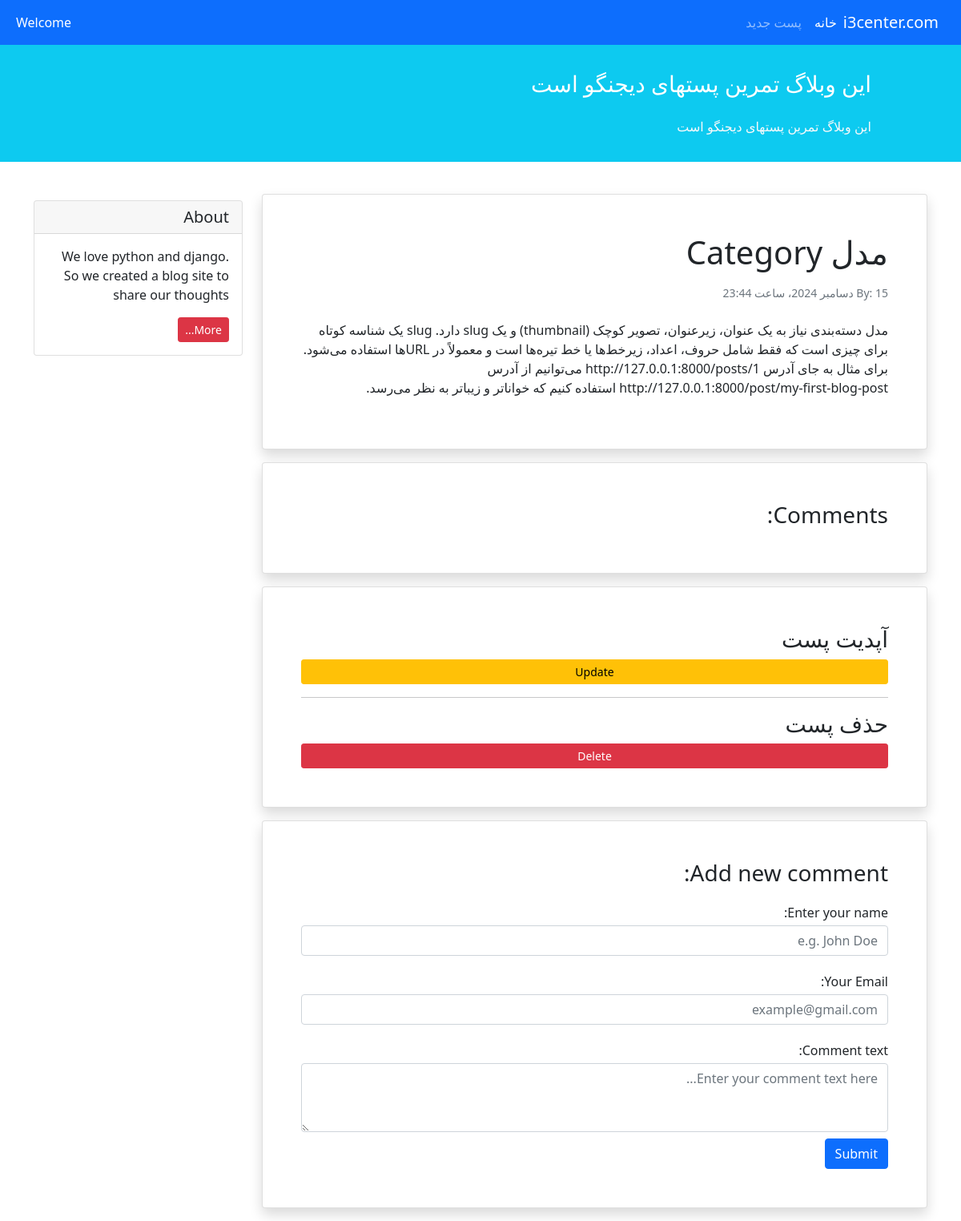
/detail/4/, run on the app's committed database.
### home/models.py (models this page shows, shortened)
class Post(models.Model):
    STATUS =(
        ('pub' , 'انتشار یافته'),
        ('drf' , 'پیش نمایش'),
    )
    title = models.CharField(max_length=50,null=True,blank=True)
    information = models.TextField(max_length=500,null=True,blank=True)
    datetime_create = models.DateTimeField(auto_now_add=True)
    datetime_update = models.DateTimeField(auto_now=True)
    status = models.CharField(choices=STATUS , max_length=3)
    email = models.EmailField(max_length=50)

### home/views.py (the view)
# urls.py: path('detail/<int:id>/' , views.show_detail_post , name='detail') ,
def show_detail_post(request, id):
    post = Post.objects.get(id=id)
    return render(request , 'detail.html' , {'post':post})

### templates/detail.html (shortened to what this page needs)
{% extends '_base.html' %}
{% block content %}
	 <div class="card shadow my-3 p-5">
                <h1>{{ post.title }}</h1>
                <p class="small text-muted mt-2">By: {{ post.datetime_create }}</p>
                <p class="mt-2">{{ post.information }}</p>
            </div>
            <div class="card shadow my-3 p-5">
                <h3>Comments:</h3>
            </div>
            <div class="card shadow my-3 p-5">
                <h3>آپدیت پست</h3>
                   <a href="{% url 'home:update_post' post.id %}" class="btn btn-sm btn-warning">Update</a>
                <hr>
                <h3>حذف پست</h3>
                   <a href="{% url 'home:delete_post' post.id %}" class="btn btn-sm btn-danger">Delete</a>
            </div>
            <div class="card shadow my-3 p-5">
                <h3>Add new comment:</h3>
                <form method="POST">
                    <div class="form-group py-2">
                        <label class="py-1" for="author_name">Enter your name:</label>
                        <input type="text" class="form-control" placeholder="e.g. John Doe" name="author_name">
                    </div>
                    <div class="form-group py-2">
                        <label class="py-1" for="email">Your Email:</label>
                        <input type="email" class="form-control" placeholder="example@gmail.com" name="email">
                    </div>
                    <div class="form-group py-2">
                        <label class="py-1" for="comment_text">Comment text:</label>
                        <textarea class="form-control" name="text" rows="3" placeholder="Enter your comment text here..."></textarea>
                    </div>
                    <button type="submit" class="btn btn-primary">Submit</button>
                </form>
            </div>
{% endblock %}

### data on the page
Post: title "مدل Category", datetime_create "15 دسامبر 2024، ساعت 23:44", information "مدل دسته‌بندی نیاز به یک عنوان، زیرعنوان، تصویر کوچک (thumbnail) و یک slug دارد. slug یک شناسه کوتاه برای چیزی است که فقط شامل حروف، اعداد، زیرخط‌ها یا خط تیره‌ها است و معمولاً در URL‌ها استفاده می‌شود. برای مثال به جای آدرس http://127.0.0.1:8000/posts/1 می‌توانیم از آدرس http://127.0.0.1:8000/post/my-first-blog-post استفاده کنیم که خواناتر و زیباتر به نظر می‌رسد."
